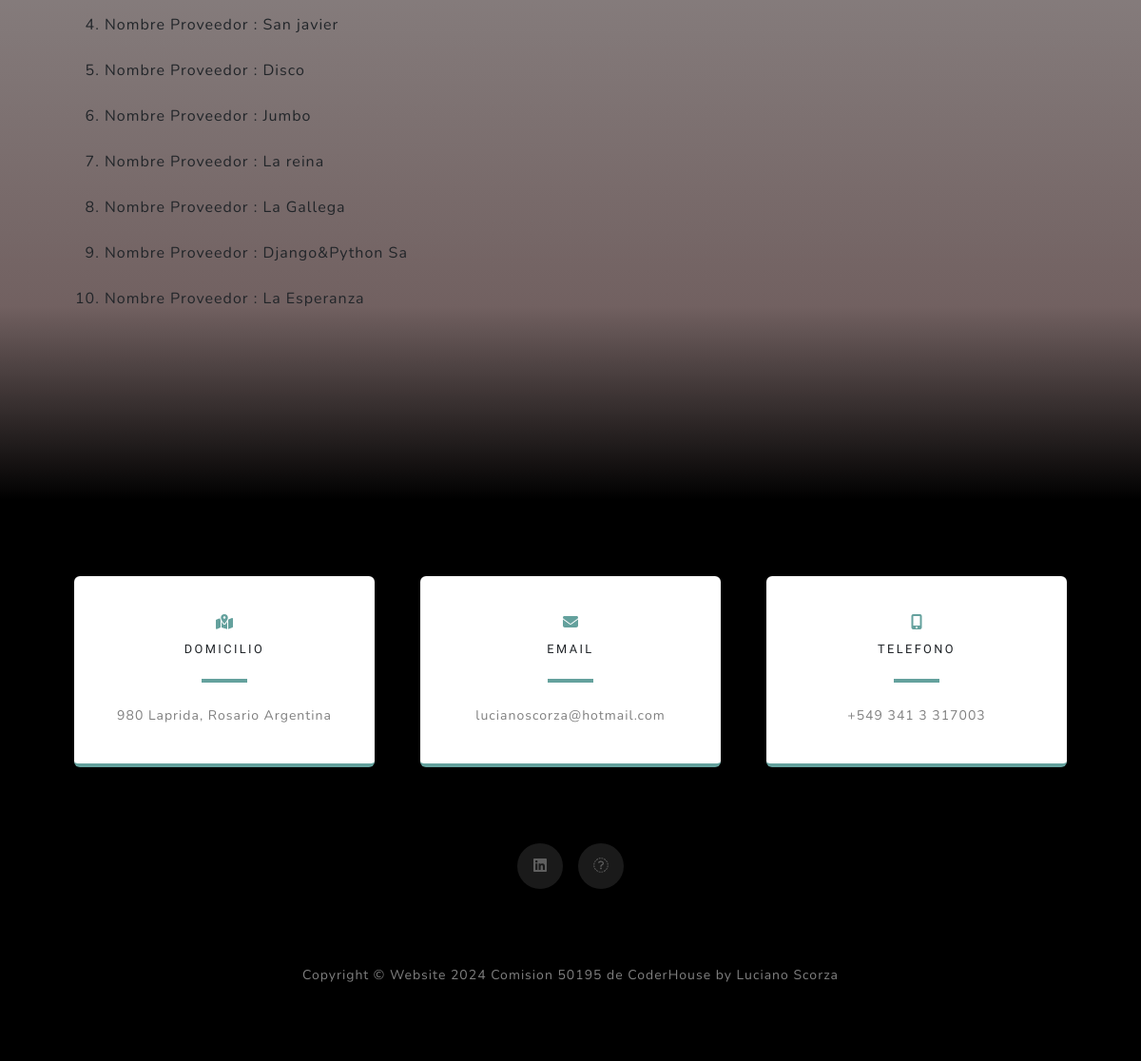
The page /AppWeb/prov/ (signed in, lower part) on the database as committed earlier.
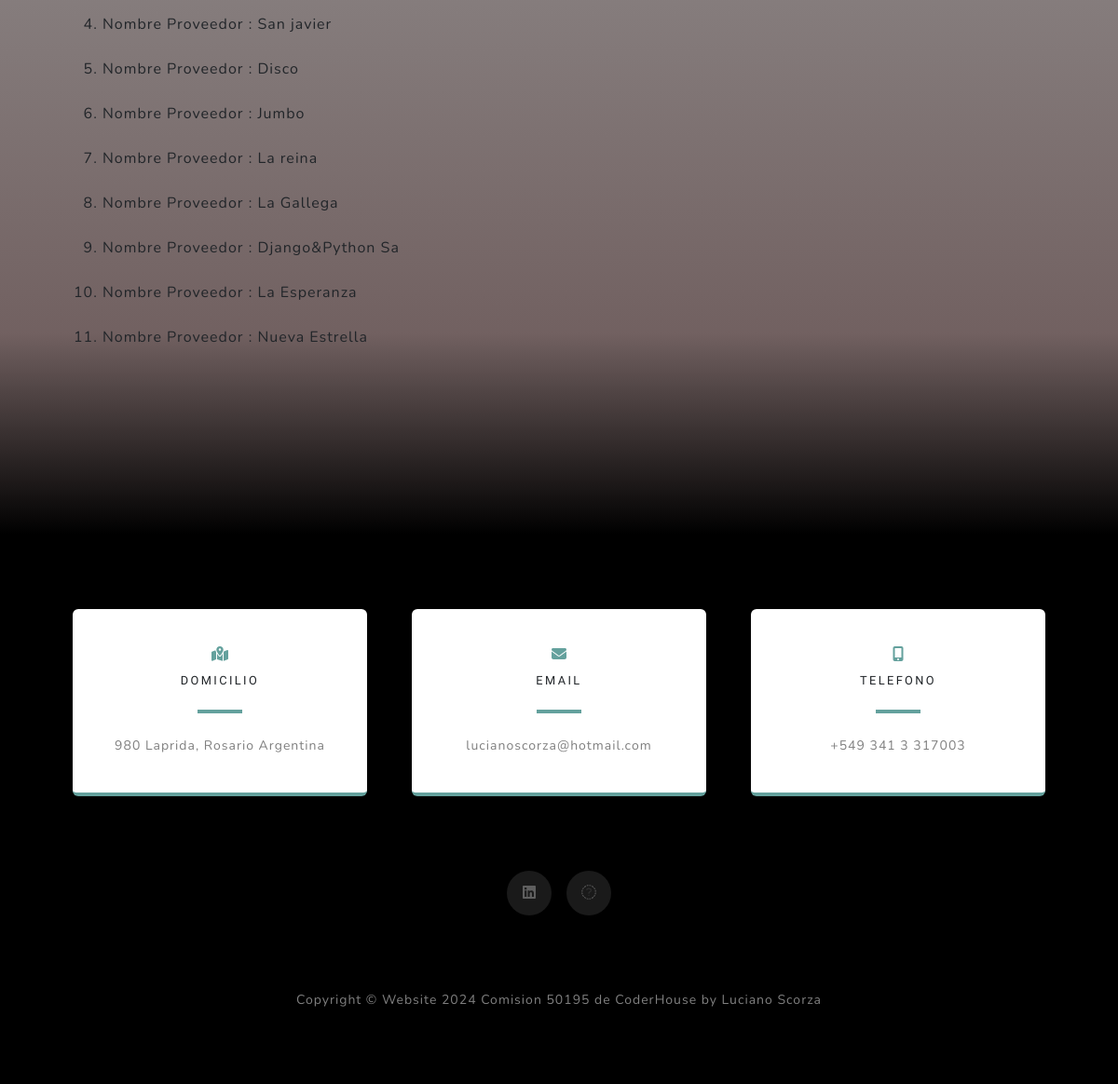
The same page on the database as committed later.
### AppWeb/models.py (models this page shows, shortened)
class Proveedor(models.Model):
    id=models.IntegerField
    nombre=models.CharField(max_length=30)
    CUIT=models.CharField(max_length =10, default='000')
    condicion=models.CharField(max_length=30)

### AppWeb/views.py (the view)
# urls.py: path("prov/", todos_prov, name='prov'),  #el name es para llamar a dicha url desde el Boton de la plantilla prov.html
@login_required
def todos_prov(request):
        proveedores=Proveedor.objects.all()  #obtengo todos los registros de la clase o modelo Proveedor. Guardo en una variable proveedores todos los registros accediendo a la clase Proveedor con el metodo .objects.all()
        contexto= {"Supliers": proveedores} #guardo los registro en un diccionario, ver debajo como sería el diccionario en un ejemplo
        """  es importante la indentation de la triple comilla para q no se error
            por otro lado vemos como sería el diccionario de la variable contexto
        {
    'Supliers': [
        {'nombre': 'Proveedor A', 'direccion': 'Dirección A', 'telefono': '123-456-789'},
        {'nombre': 'Proveedor B', 'direccion': 'Dirección B', 'telefono': '987-654-321'}
    ]
}
        """
        return render(request, "AppWeb/prov.html", contexto )  #en este caso guardo la variable contexto (es un diccionario) como argumento q tiene el mismo efecto q ponerlo como argumento como en el caso de arriba result_prov. es lo q le voy a pasar al HTML para q lea a través de la Key del diccionario (Supliers)

### AppWeb/templates/AppWeb/prov.html (shortened to what this page needs)
{% extends "AppWeb/padre.html" %}
{% block descrip %}
<ol>
{% for x in Supliers %}
<li>Nombre Proveedor : {{x.nombre}}</li>
<br>
{% endfor %}
</ol>
{% endblock %}

### AppWeb/templates/AppWeb/padre.html (shortened to what this page needs)
<!DOCTYPE html>
<html lang="en">
    <head>
        {% load static %}
        <link href="{% static 'AppWeb/css/styles.css' %}" rel="stylesheet" />
    </head>
    <body id="page-top">
        <section class="signup-section" id="signup" style="background: linear-gradient(to bottom, rgba(179, 172, 172, 0.3) 0%, rgba(104, 80, 80, 0.7) 75%, #000 100%), #888;">
            <div class="container px-4 px-lg-5
            <div class="container px-4 px-lg-5">
                <div class="row gx-4 gx-lg-5">
                        <form class="form-signup" id="contactForm" data-sb-form-api-token="API_TOKEN">
                                {% block descrip %}{% endblock %}
                            </div>
                            </div>
        </section>
        <section class="contact-section bg-black">
            <div class="container px-4 px-lg-5">
                <div class="row gx-4 gx-lg-5">
                    <div class="col-md-4 mb-3 mb-md-0">
                        <div class="card py-4 h-100">
                            <div class="card-body text-center">
                                <i class="fas fa-map-marked-alt text-primary mb-2"></i>
                                <h4 class="text-uppercase m-0">Domicilio</h4>
                                <hr class="my-4 mx-auto" />
                                <div class="small text-black-50">980 Laprida, Rosario Argentina</div>
                            </div>
                        </div>
                    </div>
                    <div class="col-md-4 mb-3 mb-md-0">
                        <div class="card py-4 h-100">
                            <div class="card-body text-center">
                                <i class="fas fa-envelope text-primary mb-2"></i>
                                <h4 class="text-uppercase m-0">Email</h4>
                                <hr class="my-4 mx-auto" />
                                <div class="small text-black-50">lucianoscorza@hotmail.com</a></div>
                            </div>
                        </div>
                    </div>
                    <div class="col-md-4 mb-3 mb-md-0">
                        <div class="card py-4 h-100">
                            <div class="card-body text-center">
                                <i class="fas fa-mobile-alt text-primary mb-2"></i>
                                <h4 class="text-uppercase m-0">Telefono</h4>
                                <hr class="my-4 mx-auto" />
                                <div class="small text-black-50">+549 341 3 317003</div>
                            </div>
                        </div>
                    </div>
                </div>
                <div class="social d-flex justify-content-center">
                    <a class="mx-2" href="//www.linkedin.com/in/luciano-scorza"><i class="fab fa-linkedin"></i></a>
                    <a class="mx-2" href="https://1drv.ms/b/s!ApP_8E9v9OFolDqQ40bvGBjnRl91?e=nOhg9m"><i class="fab fa-CV"></i></a>
                </div>
            </div>
        </section>
        <footer class="footer bg-black small text-center text-white-50"><div class="container px-4 px-lg-5">Copyright &copy; Website 2024 Comision 50195 de CoderHouse by Luciano Scorza </div></footer>
    </body>
</html>

Rows that differ between the two databases and show on the page:
added Proveedor: nombre "Nueva Estrella"
